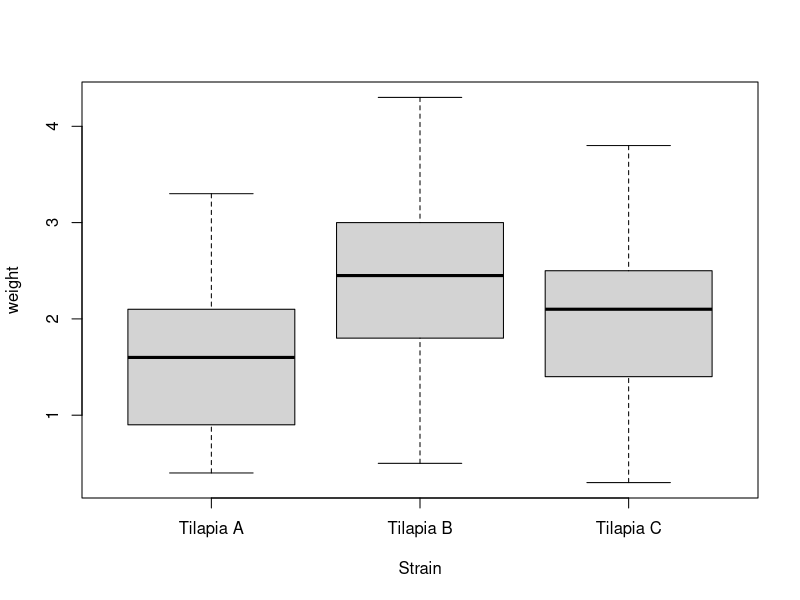

Generate this figure with R:
#  Exercise 1. ANOVA and multiple comparisons 

#  When we have multiple groups we start with an ANOVA test, and then move on to 
#  a 'family' of formal t-tests on the individual groups.

#  The fish1 data file contains measurements on the weight at harvest for three 
#  different strains of Tilapia.  The strains are under consideration as part
#  of an aquaculture project to decrease the pressure on wild fish stocks.

#  The three Tilapia strains are all new strains that have been developed as part 
#  of an industry funded fish breeding program.  The researcher is interested in 
#  identifying which of the  strains has the highest average yield (weight). The fish  
#  strain with the highest average yield will then be used in a large scale trial.

#  Read in the data and have a look at what you have:

fish <- read.csv("fish1.csv", stringsAsFactors = T)

str(fish)   

#  The summary tells us we have a factor variable "Strain" with 3 levels.
#  The three levels of the factor are our three fish varieties A, B, and C.
#  Note: if your variable shows up as a 'character' variable, you can run the command
#       fish$Strain <- as.factor(fish$Strain)
#  to turn it into a factor variable

#  We also have matching values in the weight column of the data.
#  The values in the weight column record the yield in kg per fish.

# We can see the data is in long format from:

head(fish)

#  Our boxplot formula plots the data in the result column grouped by treatment (our three varieties) 
#  Note that the formula is different to when we had several individual columns of data!
#  Which bit is different from the earlier boxplot command we saw?

with(fish,boxplot(weight~Strain)) 

#  Our boxplot tells us that Strain A might be different 
#  to Strain B but there are no striking differences   

#  edit the box plot so that it includes:
#  (i)   y-axis and x-axis labels
#  (ii)  thinner box width (boxwex)
#  (iii) ylim range is 0-5

#########################################################################

#  As we have multiple groups, we use a test to establish
#  whether or not it is OK to assume constant variance for each group

#  There are many options for testing the constant variance assumption
#  I found a review paper that had 14 different test options!

#  With these tests the null is that the variance of each group is the same.
#  With a low p-value we reject the null of equal variance across the groups

#  Although there are many options we will just use one test

####  Constant variance test with multiple groups: the Bartlett test

#  Formally the test relies on the chi-square distribution and  
#  the way log based index numbers for dispersion can be calculated.

#  If there are large differences in the variance of each group,
#  the test statistic will be a large number.

#  When the test statistic is large the p-value is low and
#  we reject the null of equal group variance.

#  Formally we set up a Null hypothesis and Alternate hypothesis as:

#  Null: The group variances are all equal
#  Alternate: The group variances are not equal

#  Set alpha at 0.05 (which controls the type I error rate) 

#  The formula for the test says look at the weight column and these values
#  are grouped by the value listed in the Strain column.

with(fish,bartlett.test(weight~Strain))

#  The test p-value (0.7769) is greater than 0.05, therefore we do not reject the null of 
#  equal variance across the groups.  

#  STOP.  Look at the boxplot.  Are you surprised by the test result?

#  If we actually look directly at the boxplot we can see the distributions are pretty similar.
#  It should not be surprising that we do not reject the null of equal group variances.

#  We now conduct our ANOVA test.
#  We implement the test using the oneway.test() function 'oneway" stands for one way ANOVA.

#  We will use the test format that uses the equal group variance assumption 
#  (because we did not reject the null for the bartlett test)

#  Formally we need a Null and Alternate hypothesis

#  Null: the group means are all the same
#  Alternate:  at least one of the group means is different

#  Next we set the alpha level at 0.05.

with(fish,oneway.test(weight~Strain, var.equal=TRUE))

#  The null for the ANOVA test is that the mean for each group is the same
#  The p-value = 0.005597 is <0.05, therefore we reject the null.
#  We conclude that there is at least one difference in the groups.  

#  From the boxplot it was hard to be sure there was a difference.
#  The formal test confirms there is actually a difference

#  As we have multiple comparisons we need to be aware of the impact 
#  of multiple comparisons on the Type 1 error rate for t-tests. 

#  When using the pairwise.t.test() command it includes 
#  an automatic adjustment for multiple comparisons.

#  There is no single correct adjustment for multiple comparisons.
#  The default option with the pairwise.t.test is the 'Holm' adjustment.
#  This adjustment is fine as an option to use unless otherwise directed.

#  We implement the multiple comparison test as follows. 
#  Because we did not reject the null of equal group variances we set the pooled sd to TRUE.
#  This is the same as setting var.equal = TRUE in the t.test() formula.

#  What is an appropriate null and alternate hypothesis for the t-test?

with(fish, pairwise.t.test(weight,Strain, pool.sd = TRUE))

#  As the comparisons are symmetric, only results are printed in the the lower triangle

#  The table gives the summary p-values for the pair-wise tests
#  The results of the adjusted t-test say:
#  (i)   Strain A is different to Strain B (p-value = 0.004)
#  (ii)  Strain A is not different to Strain C (p-value = 0.16)
#  (iii) Strain B is not different to Strain C (p-value = 0.16)

#  There are other adjustment options for multiple comparison testing, 
#  including no adjustment at all!
#  It is however safe to alway use the Holm adjustment (which is the default)

###########################################################################
#
# ~~~~~~~~~~~~~~~~~~~~~~~~~~~~~~~~~~~~~~~~~~~~~~~~~~~~~~~~~~~~~~~~~~~~~~~~
#          .               `         /
#                           .    ,../...       .
#           .                .  /       `\  /  .
#      \    .        o         < '  )     =<
#      /\  .                    \ \      /  \   .  __
#    >=)'>                       `'\'"'"'         /o \/
#      \/ .    /         o              /,        \__/\    .:/
#      /   .  /--\ /         /         <')=<     .      ,,///;,   ,;/
#            <o)  =<      . / \         \`         .   o:::::::;;///
#             \__/ \       <')_=<                     >::::::::;;\\\
#              \            \_/            .            ''\\\\\'' ';\
#     (                      \              .   __
#      )                                       <'_><          (
#     (          (                ,/..          `              )
#      )     (    )             <')   `=<                )    (
#     (       )  (               ``\```                 (      )  source: chris.com
# _____)_____(____)______________________________________)____(_______
#
#########################################################################################
